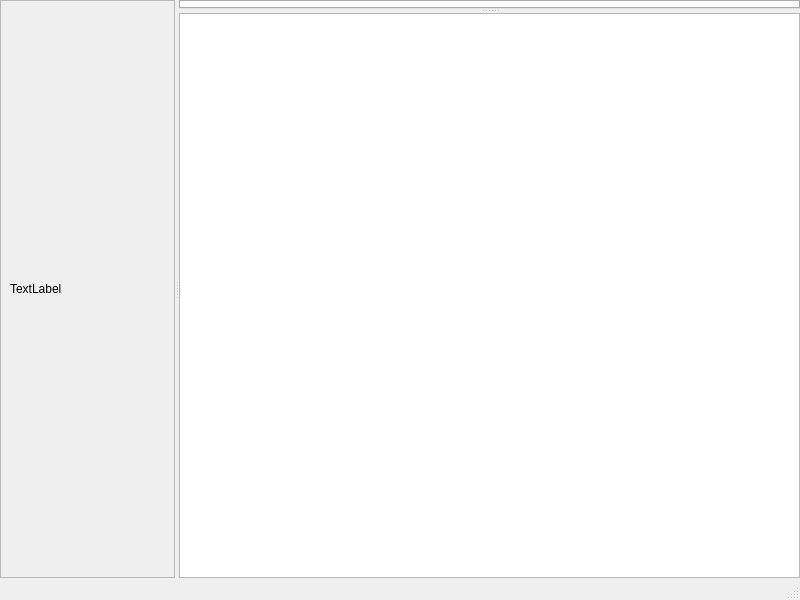
<?xml version="1.0" encoding="UTF-8"?>
<ui version="4.0">
 <class>MainWindow</class>
 <widget class="QMainWindow" name="MainWindow">
  <property name="geometry">
   <rect>
    <x>0</x>
    <y>0</y>
    <width>800</width>
    <height>600</height>
   </rect>
  </property>
  <property name="windowTitle">
   <string>fũnkplot</string>
  </property>
  <property name="windowIcon">
   <iconset resource="main.qrc">
    <normaloff>:/icons/icons/fx.png</normaloff>:/icons/icons/fx.png</iconset>
  </property>
  <widget class="QWidget" name="centralwidget">
   <layout class="QVBoxLayout" name="verticalLayout">
    <property name="leftMargin">
     <number>0</number>
    </property>
    <property name="topMargin">
     <number>0</number>
    </property>
    <property name="rightMargin">
     <number>0</number>
    </property>
    <property name="bottomMargin">
     <number>0</number>
    </property>
    <item>
     <widget class="QSplitter" name="splitter_2">
      <property name="orientation">
       <enum>Qt::Horizontal</enum>
      </property>
      <widget class="QFrame" name="frmProject">
       <property name="frameShape">
        <enum>QFrame::StyledPanel</enum>
       </property>
       <property name="frameShadow">
        <enum>QFrame::Raised</enum>
       </property>
       <layout class="QVBoxLayout" name="verticalLayout_2">
        <item>
         <widget class="QLabel" name="label">
          <property name="text">
           <string>TextLabel</string>
          </property>
         </widget>
        </item>
       </layout>
      </widget>
      <widget class="QSplitter" name="splitter">
       <property name="orientation">
        <enum>Qt::Vertical</enum>
       </property>
       <widget class="QTabWidget" name="tabWidget">
        <property name="currentIndex">
         <number>-1</number>
        </property>
        <property name="documentMode">
         <bool>false</bool>
        </property>
        <property name="tabsClosable">
         <bool>true</bool>
        </property>
       </widget>
       <widget class="QTextEdit" name="txtOutput">
        <property name="font">
         <font>
          <family>Courier New</family>
          <bold>false</bold>
         </font>
        </property>
       </widget>
      </widget>
     </widget>
    </item>
   </layout>
  </widget>
  <widget class="QMenuBar" name="menubar">
   <property name="geometry">
    <rect>
     <x>0</x>
     <y>0</y>
     <width>800</width>
     <height>20</height>
    </rect>
   </property>
  </widget>
  <widget class="QStatusBar" name="statusbar"/>
  <action name="actionSaveAs">
   <property name="icon">
    <iconset resource="main.qrc">
     <normaloff>:/icons/icons/48px-Document-save-as.png</normaloff>:/icons/icons/48px-Document-save-as.png</iconset>
   </property>
   <property name="text">
    <string>Save As</string>
   </property>
  </action>
  <action name="actionOpen">
   <property name="icon">
    <iconset resource="main.qrc">
     <normaloff>:/icons/icons/48px-Document-open.png</normaloff>:/icons/icons/48px-Document-open.png</iconset>
   </property>
   <property name="text">
    <string>Open</string>
   </property>
   <property name="shortcut">
    <string>Ctrl+O</string>
   </property>
  </action>
  <action name="actionSave">
   <property name="icon">
    <iconset resource="main.qrc">
     <normaloff>:/icons/icons/48px-Document-save.png</normaloff>:/icons/icons/48px-Document-save.png</iconset>
   </property>
   <property name="text">
    <string>Save</string>
   </property>
   <property name="shortcut">
    <string>Ctrl+S</string>
   </property>
  </action>
  <action name="actionRun">
   <property name="icon">
    <iconset resource="main.qrc">
     <normaloff>:/img/img/play.png</normaloff>:/img/img/play.png</iconset>
   </property>
   <property name="text">
    <string>Run</string>
   </property>
  </action>
  <action name="actionHelp">
   <property name="icon">
    <iconset resource="main.qrc">
     <normaloff>:/icons/icons/Help-browser.png</normaloff>:/icons/icons/Help-browser.png</iconset>
   </property>
   <property name="text">
    <string>Help</string>
   </property>
  </action>
  <action name="actionNew">
   <property name="icon">
    <iconset resource="main.qrc">
     <normaloff>:/icons/icons/48px-Document-new.png</normaloff>:/icons/icons/48px-Document-new.png</iconset>
   </property>
   <property name="text">
    <string>New</string>
   </property>
   <property name="shortcut">
    <string>Ctrl+N</string>
   </property>
  </action>
  <action name="actionExport">
   <property name="enabled">
    <bool>false</bool>
   </property>
   <property name="icon">
    <iconset resource="main.qrc">
     <normaloff>:/icons/icons/48px-Image-x-generic.png</normaloff>:/icons/icons/48px-Image-x-generic.png</iconset>
   </property>
   <property name="text">
    <string>Export</string>
   </property>
  </action>
  <action name="actionSyntax">
   <property name="icon">
    <iconset resource="main.qrc">
     <normaloff>:/icons/icons/light_bulb.png</normaloff>:/icons/icons/light_bulb.png</iconset>
   </property>
   <property name="text">
    <string>Syntax</string>
   </property>
   <property name="shortcut">
    <string>F1</string>
   </property>
  </action>
  <action name="actionAbout">
   <property name="icon">
    <iconset resource="main.qrc">
     <normaloff>:/icons/icons/icons8-about-50.png</normaloff>:/icons/icons/icons8-about-50.png</iconset>
   </property>
   <property name="text">
    <string>About</string>
   </property>
  </action>
  <action name="actionPalettes">
   <property name="icon">
    <iconset resource="main.qrc">
     <normaloff>:/icons/palette.png</normaloff>:/icons/palette.png</iconset>
   </property>
   <property name="text">
    <string>Palettes</string>
   </property>
   <property name="toolTip">
    <string>Here you can view the available palettes</string>
   </property>
  </action>
  <action name="action3D_View">
   <property name="checkable">
    <bool>true</bool>
   </property>
   <property name="icon">
    <iconset resource="main.qrc">
     <normaloff>:/icons/icons/view-3d.png</normaloff>:/icons/icons/view-3d.png</iconset>
   </property>
   <property name="text">
    <string>3D View</string>
   </property>
  </action>
  <action name="action2D_View">
   <property name="checkable">
    <bool>true</bool>
   </property>
   <property name="icon">
    <iconset resource="main.qrc">
     <normaloff>:/icons/icons/view-2d.png</normaloff>:/icons/icons/view-2d.png</iconset>
   </property>
   <property name="text">
    <string>2D View</string>
   </property>
  </action>
  <action name="actionStop">
   <property name="icon">
    <iconset resource="main.qrc">
     <normaloff>:/img/icons/stop-button.png</normaloff>:/img/icons/stop-button.png</iconset>
   </property>
   <property name="text">
    <string>Stop</string>
   </property>
   <property name="toolTip">
    <string>Stop Running</string>
   </property>
  </action>
 </widget>
 <resources>
  <include location="main.qrc"/>
 </resources>
 <connections/>
</ui>
